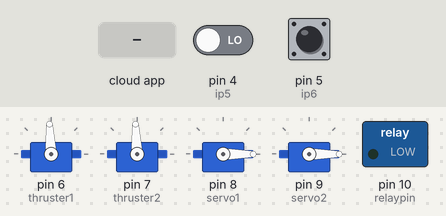
A sketch run on a simulated Arduino Uno, built with avr-gcc and run on an emulated ATmega328P. Parts: 4 × servo, switched loads named in the sketch (green lamp = pin HIGH). The inputs (shaded band) are chosen by the test bench; at power-on: pin 4 (ip5) LOW, pin 5 (ip6) HIGH. The ROS host is connected and sends only what is stated.

Above: at 1.2 s.
1.3 s: the phone or cloud app sets servo to 45
At 4.2 s:
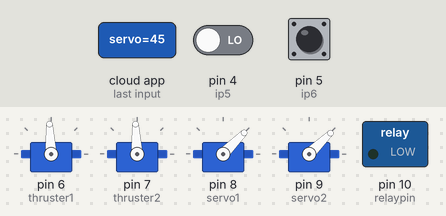
4.6 s: the phone or cloud app sets thruster to 0
At 5.8 s:
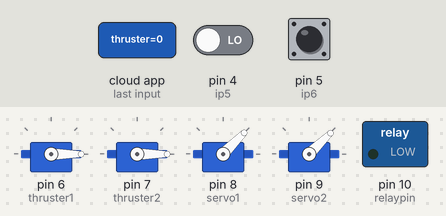
6.7 s: the phone or cloud app sets servo to 0
At 8.5 s:
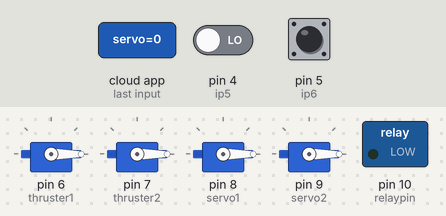
8.8 s: the phone or cloud app sets servo to 90
At 10.3 s:
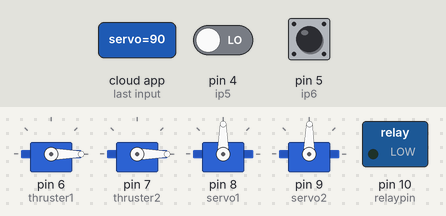
10.9 s: the phone or cloud app sets servo to 180
At 12.0 s:
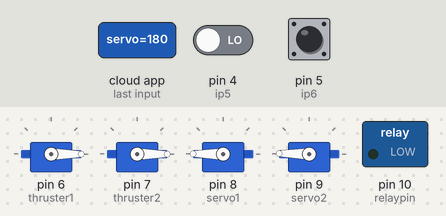
Timing chart, 0 to 13.9 s (numbered marks = the images above; inputs shaded):
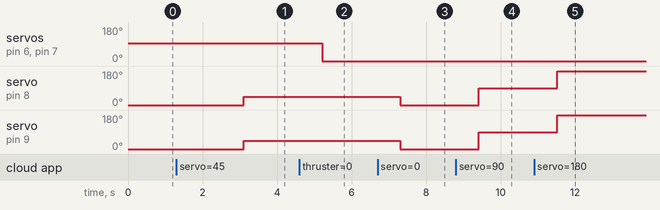

Measured:
- after the input at 1.3 s, servo on pin 8 (servo1): 0° → 45° after 1.8 s; servo on pin 9 (servo2): 0° → 44° after 1.8 s
- after the input at 4.6 s, servo on pin 6 (thruster1), servo on pin 7 (thruster2): 93° → 0° after 0.61 s
- after the input at 6.7 s, servo on pin 8 (servo1): 45° → 0° after 0.61 s; servo on pin 9 (servo2): 44° → 0° after 0.61 s
- after the input at 8.8 s, servo on pin 8 (servo1): 0° → 90° after 0.61 s; servo on pin 9 (servo2): 0° → 89° after 0.61 s
- after the input at 10.9 s, servo on pin 8 (servo1): 90° → 180° after 0.61 s; servo on pin 9 (servo2): 89° → 179° after 0.61 s

The sketch:

211.ino
```cpp
#define ip2 2 // 서보모터 채널1
#define ip1 3 // 스러스터 체널2
#define ip5 4 // 변환 채널5
#define ip6 5 // 릴레이채널6

#include <Servo.h>
#include <ros.h>
#include <std_msgs/UInt16.h>

ros::NodeHandle  nh;

int ch1; //스러스터
int ch2; //서보모터환

int ch5; //LED
int ch6; //릴레이모듈
int val1;
int val2;
int relaypin = 10;


Servo thruster1; //스러스터1
Servo thruster2; //스러스터2
Servo servo1;
Servo servo2;    //서보모터

void Servo_cb( const std_msgs::UInt16& cmd_msg){
  servo1.write(cmd_msg.data);
  servo2.write(cmd_msg.data-1);
}                             //0-300

void thruster_cb( const std_msgs::UInt16& cmd_msg){
  thruster1.writeMicroseconds(cmd_msg.data);
  thruster2.writeMicroseconds(cmd_msg.data);//1100-1900
}

ros::Subscriber<std_msgs::UInt16> sub1("servo", Servo_cb);
ros::Subscriber<std_msgs::UInt16> sub3("thruster", thruster_cb);

void setup()
{
  nh.initNode();
  nh.subscribe(sub1);
  nh.subscribe(sub3);

  pinMode(relaypin,OUTPUT); // 릴레이를 출력으로 설정
  pinMode(ip6,INPUT_PULLUP); // 스위치(릴레이)를 입력으로 설정
  pinMode (ip1, INPUT);

  thruster1.attach(6); // 스러스터 6번핀
  thruster2.attach(7);// 스러스터2 7번핀
  thruster1.writeMicroseconds(1500); // send "stop" signal to ESC
  thruster2.writeMicroseconds(1500);
  servo1.attach(8); //서보모터 8번핀
  servo2.attach(9); //서보모터 9번핀
  servo1.writeMicroseconds(95); // initial state is Neutral
  servo2.writeMicroseconds(95);

  //delay(1000);
  //Serial.begin(9600);
}

void loop()
{
    ch5 = pulseIn(ip5,HIGH);
  {
    if(ch5 < 1450)
      {
        autonomous();
      }
    else if(ch5 > 1450)
      {
        rc();
      }
  }

}
```

autonomous.ino
```cpp
void autonomous(){
  nh.spinOnce();  //AC
  delay(1);

  ch6 = pulseIn(ip6,HIGH); //RELAY
  {
    if (ch6 < 1450)
    {
    digitalWrite(relaypin,LOW);
    delay(100);
    }
    else if (ch6 > 1450)
    {
    digitalWrite(relaypin,HIGH);
    delay(100);
    }
  }
}
```

rc.ino
```cpp
void rc(){
  //Serial.begin(9600);
  ch1 = pulseIn(ip1, HIGH); //THRUSTER

  if (ch1 > 1550)
  {
    val1=map(ch1, 1550, 1900, 1550, 1900);
    thruster1.writeMicroseconds(val1);
    thruster2.writeMicroseconds(val1);
    delay(100);

  }
  else if (ch1 < 1450)
  {
    val1=map(ch1, 1450, 1100, 1450, 1300);
    thruster1.writeMicroseconds(val1);
    thruster2.writeMicroseconds(val1);
    delay(100);
    }
  else if (1450< ch1 <1550)
  {

    thruster1.writeMicroseconds(1500);
    thruster2.writeMicroseconds(1500);
    delay(100);
    }

  ch2 = pulseIn(ip2, HIGH); // SERVO

  if (1100<ch2<1900)
  {
    val2 = map(ch2, 1900, 1100, 95-14, 95+14);  //중앙값 93 +- 13
    servo1.write(val2);
    servo2.write(val2 - 2); // 1번(왼) 2번(오) 차이 값 작아지는게 우회전
    delay(100);

  }
/*
  if (1100< ch2 < 1450)
  {
    val2 = map(ch2, 1450, 1000, 94, 70);
    servo1.write(val2);
    servo2.write(val2 - 2);
    delay(100);
  }
  else if ( 1450< ch2 < 1550)
  {
    servo1.write(94);
    servo2.write(92);
    delay(100);
  }
  else if ( 1550< ch2 <1900)
  {
    val2 = map(ch2, 1900, 1550, 118, 94);
    servo1.write(val2);
    servo2.write(val2-2);
    delay(100);
  }*/

  ch6 = pulseIn(ip6,HIGH); //RELAY
  {
      if (ch6 < 1450)
      {
      digitalWrite(relaypin,LOW);
      delay(100);
      }
      else if (ch6 > 1450)
      {
      digitalWrite(relaypin,HIGH);
      delay(100);
      }
  }
  }
```
